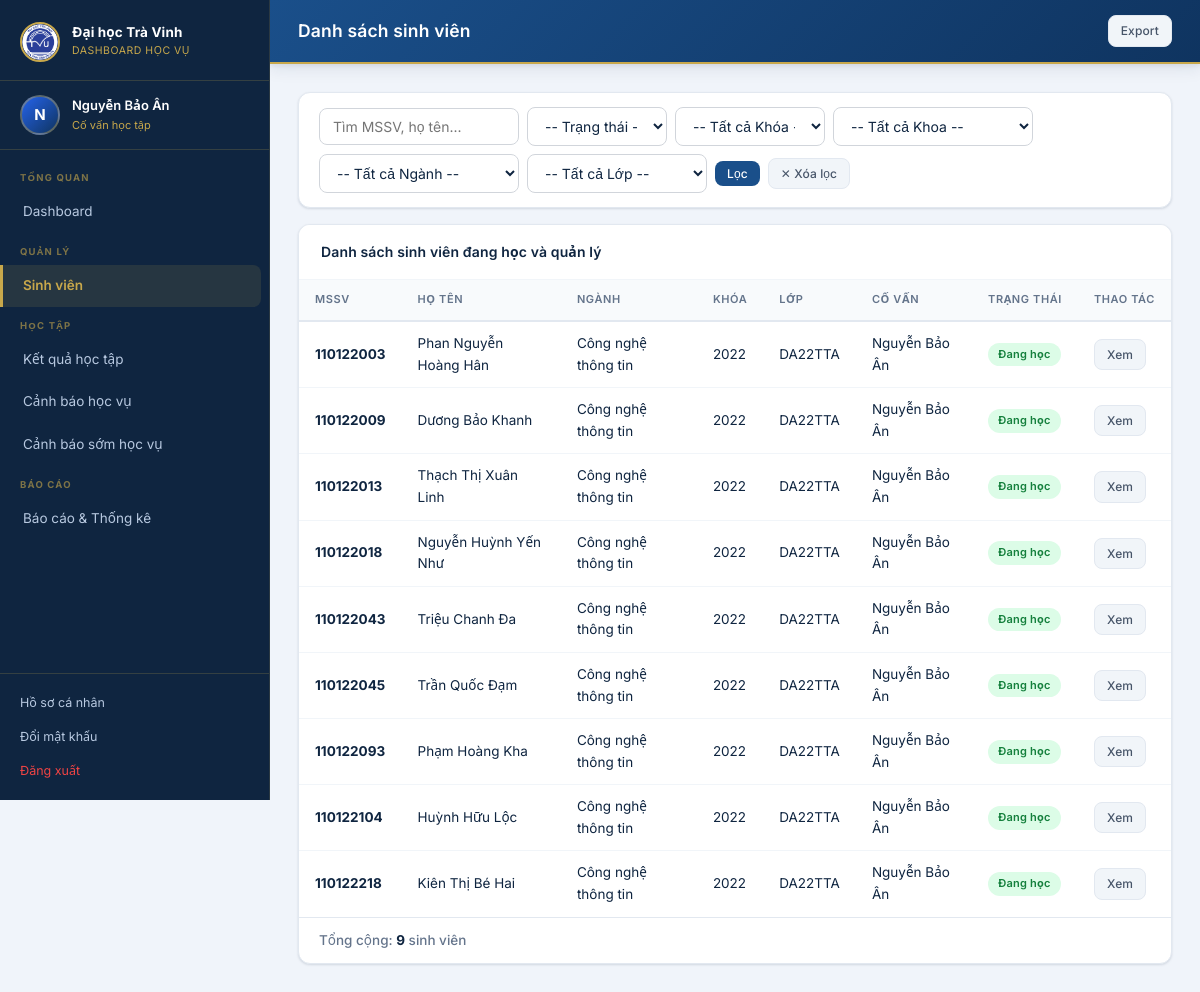
The page /students/ (signed in) on the database its author committed.
### accounts/models.py (models this page shows, shortened)
class CustomUser(AbstractUser):
    ROLE_CHOICES = [
        ('admin', 'Quản trị viên'),
        ('giaovu', 'Giáo vụ'),
        ('covan', 'Cố vấn học tập'),
        ('sinhvien', 'Sinh viên'),
    ]
    role = models.CharField(max_length=20, choices=ROLE_CHOICES, default='sinhvien', verbose_name='Vai trò')
    full_name = models.CharField(max_length=200, blank=True, verbose_name='Họ và tên')
    phone = models.CharField(max_length=15, blank=True, verbose_name='Số điện thoại')
    class Meta:
        verbose_name = 'Người dùng'
        verbose_name_plural = 'Người dùng'
    @property
    def is_admin(self):
        return self.role == 'admin'
    @property
    def is_giaovu(self):
        return self.role == 'giaovu'
    @property
    def is_covan(self):
        return self.role == 'covan'
    @property
    def is_sinhvien(self):
        return self.role == 'sinhvien'

### students/models.py (models this page shows, shortened)
class SinhVien(models.Model):
    TRANG_THAI_CHOICES = [
        ('dang_hoc', 'Đang học'),
        ('canh_bao', 'Cảnh báo học vụ'),
        ('dinh_chi', 'Đình chỉ'),
        ('tot_nghiep', 'Tốt nghiệp'),
        ('thoi_hoc', 'Thôi học'),
    ]
    user = models.OneToOneField(CustomUser, on_delete=models.SET_NULL, null=True, blank=True,
                                 related_name='sinh_vien', verbose_name='Tài khoản')
    mssv = models.CharField(max_length=20, unique=True, verbose_name='Mã số sinh viên')
    ho_ten = models.CharField(max_length=200, verbose_name='Họ và tên')
    ngay_sinh = models.DateField(null=True, blank=True, verbose_name='Ngày sinh')
    gioi_tinh = models.CharField(max_length=5, choices=[('Nam', 'Nam'), ('Nu', 'Nữ')], blank=True)
    email = models.EmailField(blank=True, verbose_name='Email')
    so_dien_thoai = models.CharField(max_length=15, blank=True, verbose_name='Số điện thoại')
    nganh = models.ForeignKey(Nganh, on_delete=models.SET_NULL, null=True, verbose_name='Ngành')
    khoa = models.CharField(max_length=10, verbose_name='Khóa học', help_text='VD: K2021')
    lop = models.ForeignKey('Lop', on_delete=models.SET_NULL, null=True, blank=True,
                             related_name='sinh_viens', verbose_name='Lớp')
    covan = models.ForeignKey(CustomUser, on_delete=models.SET_NULL, null=True, blank=True,
                               related_name='sinh_vien_phu_trach', verbose_name='Cố vấn học tập',
                               limit_choices_to={'role': 'covan'})
    trang_thai = models.CharField(max_length=20, choices=TRANG_THAI_CHOICES, default='dang_hoc',
                                   verbose_name='Trạng thái')
    ngay_nhap_hoc = models.DateField(null=True, blank=True, verbose_name='Ngày nhập học')
    class Meta:
        verbose_name = 'Sinh viên'
        verbose_name_plural = 'Sinh viên'
        ordering = ['mssv']
    @property
    def covan_hien_tai(self):
        if self.lop and self.lop.covan:
            return self.lop.covan
        return self.covan
    @property
    def ten_covan(self):
        cv = self.covan_hien_tai
        return cv.full_name if cv else '-'

class Nganh(models.Model):
    ma_nganh = models.CharField(max_length=20, unique=True, verbose_name='Mã ngành')
    ten_nganh = models.CharField(max_length=200, verbose_name='Tên ngành')
    khoa = models.CharField(max_length=200, default='Khoa Công nghệ thông tin', verbose_name='Khoa')
    class Meta:
        verbose_name = 'Ngành học'
        verbose_name_plural = 'Ngành học'

class Lop(models.Model):
    ten_lop = models.CharField(max_length=50, unique=True, verbose_name='Tên lớp')
    nganh = models.ForeignKey(Nganh, on_delete=models.SET_NULL, null=True, verbose_name='Ngành')
    khoa = models.CharField(max_length=10, verbose_name='Khóa học', help_text='VD: K2021')
    covan = models.OneToOneField(
        CustomUser, on_delete=models.SET_NULL, null=True, blank=True,
        related_name='lop_phu_trach', verbose_name='Cố vấn học tập',
        limit_choices_to={'role': 'covan'}
    )
    class Meta:
        verbose_name = 'Lớp học'
        verbose_name_plural = 'Lớp học'
        ordering = ['ten_lop']

### students/views.py (the view, shortened to what this page needs)
# urls.py: path('', views.sinhvien_list, name='sinhvien_list'),
@login_required
def sinhvien_list(request):
    qs = SinhVien.objects.select_related('nganh', 'covan', 'lop').order_by('khoa', 'nganh__khoa', 'lop__ten_lop', 'mssv')
    q = request.GET.get('q', '')
    trang_thai = request.GET.get('trang_thai', '')
    khoa = request.GET.get('khoa', '')
    nganh_id = request.GET.get('nganh', '')
    lop_id = request.GET.get('lop', '')
    khoa_hoc = request.GET.get('khoa_hoc', '')
    if request.user.is_sinhvien:
        try:
            qs = qs.filter(user=request.user)
        except Exception:
            qs = qs.none()
    else:
        if request.user.is_covan:
            qs = qs.filter(lop__covan=request.user)
        if khoa_hoc:
            cohort_suffix = khoa_hoc[-2:]
            qs = qs.filter(lop__ten_lop__contains=cohort_suffix)
        if khoa:
            qs = qs.filter(nganh__khoa=khoa)
        if nganh_id:
            qs = qs.filter(nganh_id=nganh_id)
        if lop_id:
            qs = qs.filter(lop_id=lop_id)
    if trang_thai:
        qs = qs.filter(trang_thai=trang_thai)
    from .models import Lop
    import re
    nganhs = Nganh.objects.all()
    khoas = Nganh.objects.values_list('khoa', flat=True).distinct()
    unique_years = set()
    for name in Lop.objects.values_list('ten_lop', flat=True):
        m = re.search(r'\d{2}', name)
        if m:
            unique_years.add("20" + m.group())
    khoa_hocs = sorted(list(unique_years), reverse=True)
    lops = Lop.objects.all()
    if request.user.is_covan:
        lops = lops.filter(covan=request.user)
    if nganh_id:
        lops = lops.filter(nganh_id=nganh_id)
    if khoa_hoc:
        cohort_suffix = khoa_hoc[-2:]
        lops = lops.filter(ten_lop__contains=cohort_suffix)
    if khoa:
        nganhs = nganhs.filter(khoa=khoa)
    return render(request, 'students/sinhvien_list.html', {
        'sinhviens': qs,
        'nganhs': nganhs,
        'khoas': khoas,
        'lops': lops,
        'khoa_hocs': khoa_hocs,
        'q': q,
        'trang_thai': trang_thai,
        'selected_khoa': khoa,
        'nganh_id': nganh_id,
        'selected_lop': lop_id,
        'selected_khoa_hoc': khoa_hoc,
    })

### templates/students/sinhvien_list.html (shortened to what this page needs)
{% extends 'base.html' %}
{% block page_title %}Danh sách sinh viên{% endblock %}
{% block topbar_actions %}
{% if not request.user.is_sinhvien %}
<a href="{% url 'students:export_sinhvien' %}" class="btn btn-secondary btn-sm">Export</a>
{% endif %}
{% endblock %}
{% block content %}
<div class="card mb-3">
    <div class="card-body" style="padding:14px 20px">
        <form method="get" class="d-flex gap-2 flex-wrap align-items-center" id="filter-form">
            <input type="text" name="q" value="{{ q }}" placeholder="Tìm MSSV, họ tên..." class="form-control" style="max-width:200px">
            <select name="trang_thai" class="form-select" style="max-width:140px">
                <option value="">-- Trạng thái --</option>
            </select>
            {% if not request.user.is_sinhvien %}
            <select name="khoa_hoc" class="form-select" style="max-width:150px" onchange="this.form.submit()">
                <option value="">-- Tất cả Khóa --</option>
            </select>
            {% endif %}
            {% if not request.user.is_sinhvien %}
            <select name="khoa" id="filter-khoa" class="form-select" style="max-width:200px">
                <option value="">-- Tất cả Khoa --</option>
            </select>
            <select name="nganh" id="filter-nganh" class="form-select" style="max-width:200px">
                <option value="">-- Tất cả Ngành --</option>
            </select>
            <select name="lop" id="filter-lop" class="form-select" style="max-width:180px">
                <option value="">-- Tất cả Lớp --</option>
            </select>
            {% endif %}
            <button type="submit" class="btn btn-primary btn-sm">Lọc</button>
            <a href="{% url 'students:sinhvien_list' %}" class="btn btn-secondary btn-sm">✕ Xóa lọc</a>
        </form>
    </div>
</div>
<div class="card">
    <div class="card-header">
        <span class="card-title">Danh sách sinh viên đang học và quản lý</span>
    </div>
    <div class="card-body" style="padding:0">
        <div class="table-responsive">
        <table class="data-table">
            <thead><tr>
                <th>MSSV</th><th>Họ tên</th><th>Ngành</th><th>Khóa</th><th>Lớp</th><th>Cố vấn</th><th>Trạng thái</th><th>Thao tác</th>
            </tr></thead>
            <tbody>
            {% for sv in sinhviens %}
            <tr>
                <td><strong>{{ sv.mssv }}</strong></td>
                <td>{{ sv.ho_ten }}</td>
                <td>{{ sv.nganh.ten_nganh|default:'-' }}</td>
                <td>{{ sv.khoa }}</td>
                <td>{{ sv.lop.ten_lop|default:'-' }}</td>
                <td>{{ sv.ten_covan }}</td>
                <td>
                    {% if sv.trang_thai == 'dang_hoc' %}<span class="badge badge-success">Đang học</span>
                    {% elif sv.trang_thai == 'canh_bao' %}<span class="badge badge-warning">Cảnh báo</span>
                    {% elif sv.trang_thai == 'dinh_chi' %}<span class="badge badge-danger">Đình chỉ</span>
                    {% elif sv.trang_thai == 'tot_nghiep' %}<span class="badge badge-info">Tốt nghiệp</span>
                    {% else %}<span class="badge badge-secondary">{{ sv.get_trang_thai_display }}</span>{% endif %}
                </td>
                <td>
                    <a href="{% url 'students:sinhvien_detail' sv.pk %}" class="btn btn-sm btn-secondary">Xem</a>
                </td>
            </tr>
            {% empty %}
            <tr><td colspan="8" style="text-align:center;color:#94a3b8;padding:32px">Không có sinh viên nào</td></tr>
            {% endfor %}
            </tbody>
        </table>
        </div>
        <div style="padding: 12px 20px; font-size: 13.5px; border-top: 1px solid var(--border); color: var(--text-secondary); font-weight: 500;">
            Tổng cộng: <strong style="color: var(--text-primary);">{{ sinhviens|length }}</strong> sinh viên
        </div>
    </div>
</div>
{% endblock %}

### templates/base.html (shortened to what this page needs)
<!DOCTYPE html>
<html lang="vi">
<head>
    <link rel="stylesheet" href="/static/css/main.css?v=1.0.1">
</head>
<body>
{% if user.is_authenticated %}
<aside class="sidebar" id="sidebar">
    <div class="sidebar-brand">
        <img src="/static/img/logo_tvu.png" alt="TVU Logo"
             style="width:40px;height:40px;border-radius:50%;object-fit:cover;flex-shrink:0">
        <div>
            <div class="brand-text">Đại học Trà Vinh</div>
            <div class="brand-sub">Dashboard Học Vụ</div>
        </div>
    </div>
    <div class="sidebar-user">
        <div class="avatar">{{ user.full_name|first|upper|default:user.username|first|upper }}</div>
        <div class="user-info">
            <div class="user-name">{{ user.full_name|default:user.username }}</div>
            <div class="user-role">{{ user.get_role_display }}</div>
        </div>
    </div>
    <nav class="sidebar-nav">
        <div class="nav-section-title">Tổng quan</div>
        <a href="{% url 'dashboard:index' %}" class="{% if request.resolver_match.namespace == 'dashboard' and request.resolver_match.url_name == 'index' %}active{% endif %}">
            Dashboard
        </a>
        {% if not user.is_sinhvien %}
        <div class="nav-section-title">Quản lý</div>
        <a href="{% url 'students:sinhvien_list' %}" class="{% if request.resolver_match.namespace == 'students' and 'sinhvien' in request.resolver_match.url_name %}active{% endif %}">
            Sinh viên
        </a>
        {% else %}
        <div class="nav-section-title">Thông tin</div>
        {% endif %}
        <div class="nav-section-title">Học tập</div>
        <a href="{% url 'results:ketqua_list' %}" class="{% if request.resolver_match.namespace == 'results' %}active{% endif %}">
            Kết quả học tập
        </a>
        <a href="{% url 'academic_warnings:canhbao_list' %}" class="{% if request.resolver_match.namespace == 'academic_warnings' and request.resolver_match.url_name == 'canhbao_list' %}active{% endif %}">
            Cảnh báo học vụ
        </a>
        <a href="{% url 'academic_warnings:canhbao_som_list' %}" class="{% if request.resolver_match.namespace == 'academic_warnings' and 'canhbao_som' in request.resolver_match.url_name %}active{% endif %}">
            Cảnh báo sớm học vụ
        </a>
        {% if not user.is_sinhvien %}
        <div class="nav-section-title">Báo cáo</div>
        <a href="{% url 'dashboard:bao_cao' %}" class="{% if request.resolver_match.url_name == 'bao_cao' %}active{% endif %}">
            Báo cáo & Thống kê
        </a>
        {% endif %}
    </nav>
    <div class="sidebar-footer">
        <a href="{% url 'accounts:profile' %}">Hồ sơ cá nhân</a>
        <a href="{% url 'accounts:change_password' %}">Đổi mật khẩu</a>
        <a href="{% url 'accounts:logout' %}" style="color:#ef4444">Đăng xuất</a>
    </div>
</aside>
<div class="main-wrapper">
    <header class="topbar">
        <div class="topbar-title">{% block page_title %}Dashboard{% endblock %}</div>
        <div class="topbar-actions">
            {% block topbar_actions %}{% endblock %}
        </div>
    </header>
    <main class="page-content">
        {% block content %}{% endblock %}
    </main>
</div>
{% else %}
{% block auth_content %}{% endblock %}
{% endif %}
</body>
</html>

### rows shown on the page
CustomUser: full_name|first "N", full_name "Nguyễn Bảo Ân", role "Cố vấn học tập"
SinhVien: mssv "110122003", ho_ten "Phan Nguyễn Hoàng Hân", nganh.ten_nganh "Công nghệ thông tin", khoa "2022", lop.ten_lop "DA22TTA", ten_covan "Nguyễn Bảo Ân", trang_thai "Đang học"
SinhVien: mssv "110122009", ho_ten "Dương Bảo Khanh", nganh.ten_nganh "Công nghệ thông tin", khoa "2022", lop.ten_lop "DA22TTA", ten_covan "Nguyễn Bảo Ân", trang_thai "Đang học"
SinhVien: mssv "110122013", ho_ten "Thạch Thị Xuân Linh", nganh.ten_nganh "Công nghệ thông tin", khoa "2022", lop.ten_lop "DA22TTA", ten_covan "Nguyễn Bảo Ân", trang_thai "Đang học"
SinhVien: mssv "110122018", ho_ten "Nguyễn Huỳnh Yến Như", nganh.ten_nganh "Công nghệ thông tin", khoa "2022", lop.ten_lop "DA22TTA", ten_covan "Nguyễn Bảo Ân", trang_thai "Đang học"
SinhVien: mssv "110122043", ho_ten "Triệu Chanh Đa", nganh.ten_nganh "Công nghệ thông tin", khoa "2022", lop.ten_lop "DA22TTA", ten_covan "Nguyễn Bảo Ân", trang_thai "Đang học"
SinhVien: mssv "110122045", ho_ten "Trần Quốc Đạm", nganh.ten_nganh "Công nghệ thông tin", khoa "2022", lop.ten_lop "DA22TTA", ten_covan "Nguyễn Bảo Ân", trang_thai "Đang học"
SinhVien: mssv "110122093", ho_ten "Phạm Hoàng Kha", nganh.ten_nganh "Công nghệ thông tin", khoa "2022", lop.ten_lop "DA22TTA", ten_covan "Nguyễn Bảo Ân", trang_thai "Đang học"
SinhVien: mssv "110122104", ho_ten "Huỳnh Hữu Lộc", nganh.ten_nganh "Công nghệ thông tin", khoa "2022", lop.ten_lop "DA22TTA", ten_covan "Nguyễn Bảo Ân", trang_thai "Đang học"
SinhVien: mssv "110122218", ho_ten "Kiên Thị Bé Hai", nganh.ten_nganh "Công nghệ thông tin", khoa "2022", lop.ten_lop "DA22TTA", ten_covan "Nguyễn Bảo Ân", trang_thai "Đang học"

### other values the page prints
{{ sinhviens|length }} "9"
